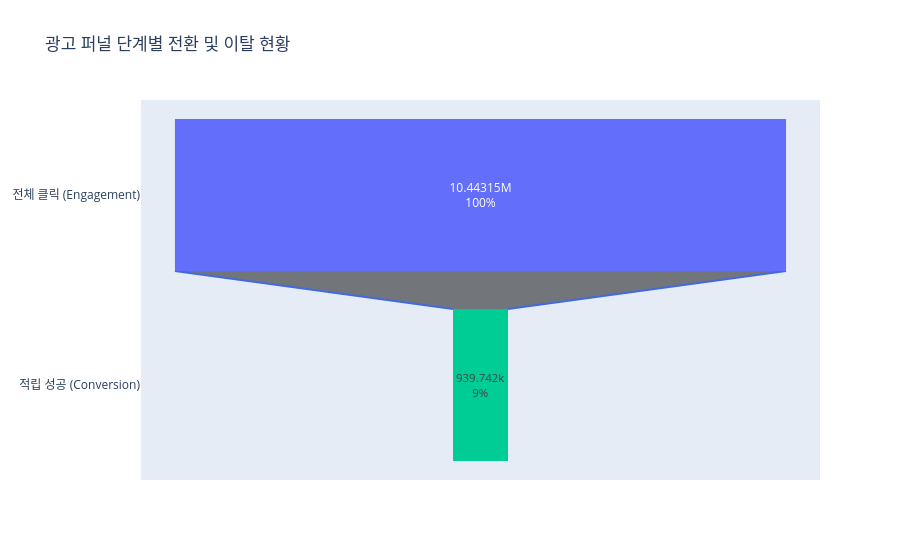

Here is the notebook cell this chart was saved with:
### Code cell
# event_clean / reward_clean 사용 (abusing removed된 데이터 기준)
df_eng_counts = event_clean.groupby('ads_idx').size().reset_index(name='click_count')
df_rwd_counts = reward_clean.groupby('ads_idx').size().reset_index(name='reward_count')

df_funnel = pd.merge(df_master_small, df_eng_counts, on='ads_idx', how='left').fillna(0)
df_funnel = pd.merge(df_funnel, df_rwd_counts, on='ads_idx', how='left').fillna(0)

total_clicks  = int(df_funnel['click_count'].sum())
total_rewards = int(df_funnel['reward_count'].sum())
total_churns  = total_clicks - total_rewards

fig = go.Figure(go.Funnel(
    y=['Total Clicks (Engagement)', 'Conversion Success'],
    x=[total_clicks, total_rewards],
    textinfo='value+percent initial',
    marker={'color': ['#636EFA', '#00CC96']},
    connector={'line': {'color': 'royalblue', 'width': 2}}
))
fig.update_layout(title_text='Ad Funnel: Conversion & Churn')
fig.show()

cvr        = (total_rewards / total_clicks * 100) if total_clicks > 0 else 0
churn_rate = 100 - cvr

print("=== Ad funnel stage analysis report ===")
print(f"  Total clicks: {total_clicks:,}건  (100%)")
print(f"  Conversions: {total_rewards:,}건  ({cvr:.2f}%)")
print(f"  churn:      {total_churns:,}건  ({churn_rate:.2f}%)")
print(f"\n  Final CVR: {cvr:.2f}% / Potential churn loss: {total_churns:,}건")

### Figure 1 — Plotly figure (JSON) as saved in the notebook; plotly's stock layout.template omitted (floating-point values rounded to 4 significant figures)
{"data": [{"connector": {"line": {"color": "royalblue", "width": 2}}, "marker": {"color": ["#636EFA", "#00CC96"]}, "textinfo": "value+percent initial", "type": "funnel", "x": [10443152, 939742], "y": ["전체 클릭 (Engagement)", "적립 성공 (Conversion)"]}], "layout": {"title": {"text": "광고 퍼널 단계별 전환 및 이탈 현황"}}}
